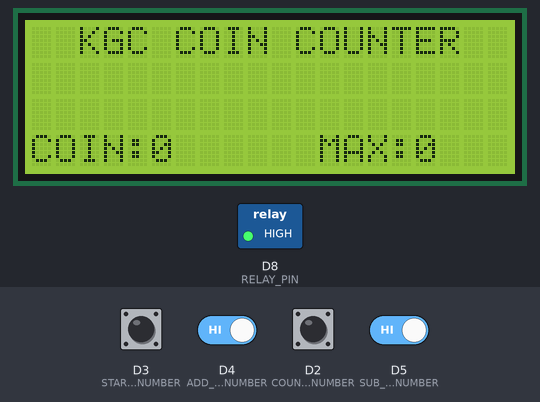
A sketch run on a simulated ESP8266 (NodeMCU). On the bench: 20×4 character LCD, switched loads named in the sketch (green lamp = pin HIGH). The inputs (shaded band) are chosen by the test bench; at power-on: D2 (COUNTER_PIN_NUMBER), D3 (START_CLEAR_PIN_NUMBER), D4 (ADD_LIMIT_PIN_NUMBER), D5 (SUB_LIMIT_PIN_NUMBER) HIGH. What the sketch prints to the serial monitor is not drawn.

Above: at 1.2 s.
1.3 s: D3 (START_CLEAR_PIN_NUMBER) pulled LOW for 0.15 s
At 2.4 s:
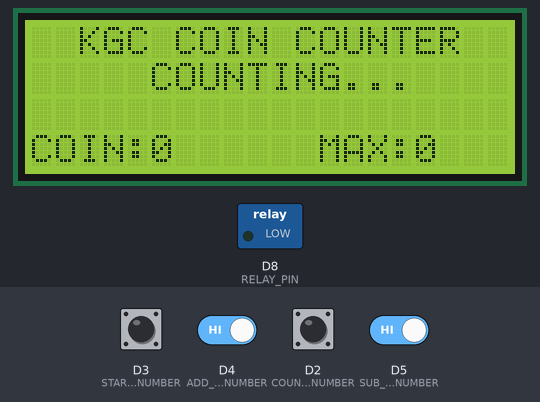
4.4 s: D5 (SUB_LIMIT_PIN_NUMBER) driven LOW
At 5.6 s:
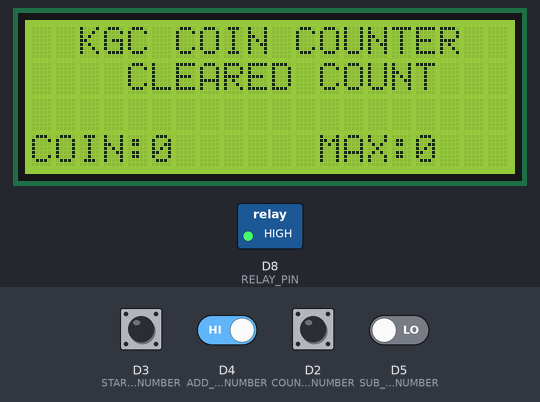
5.9 s: D4 (ADD_LIMIT_PIN_NUMBER) driven LOW
7.4 s: D2 (COUNTER_PIN_NUMBER) pulled LOW for 0.15 s
At 8.0 s:
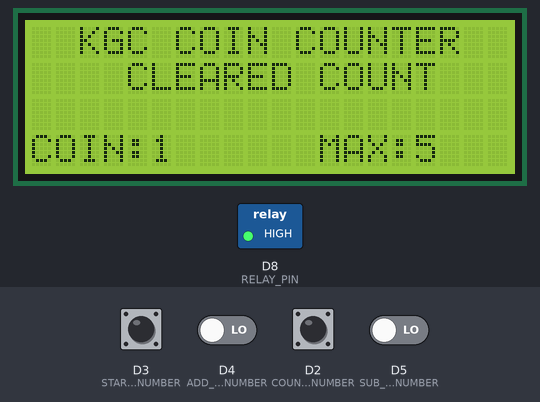
9.0 s: D3 (START_CLEAR_PIN_NUMBER) pulled LOW for 1 s
At 12.8 s:
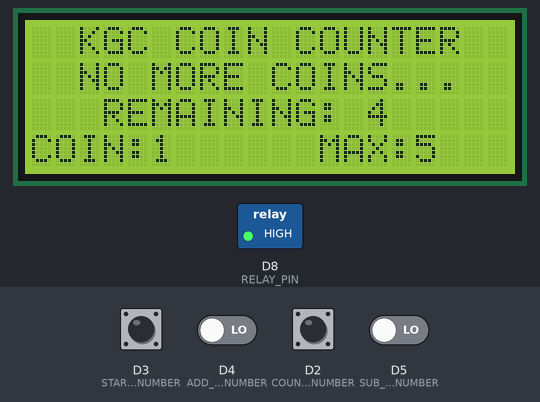
13.0 s: D2 (COUNTER_PIN_NUMBER) pulled LOW for 1 s
Timing chart, 0 to 16.0 s (numbered marks = the images above; inputs shaded):
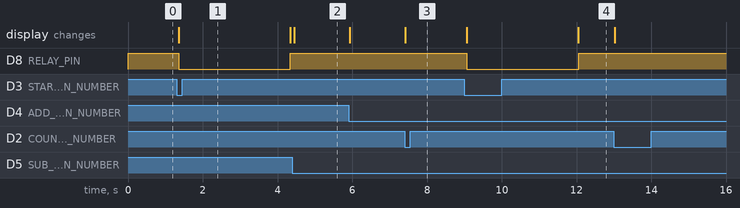

Measured:
- after the input at 1.3 s, D8 (RELAY_PIN): HIGH → LOW after 0.06 s, → HIGH 3.0 s later; the display: changes after 0.06 s (image 1)
- after the input at 4.4 s, the display: changes after 0.05 s (image 2)
- after the input at 7.4 s, the display: changes at once (image 3)
- after the input at 9.0 s, D8 (RELAY_PIN): HIGH → LOW after 0.06 s, → HIGH 3.0 s later; the display: first changes after 0.06 s (image 4 shows a later state)

The sketch:

Adruino_coin_counter.ino
```cpp
#include <LiquidCrystal_I2C.h>
#include <ezButton.h>

// Pin definitions for different boards
#if defined(ARDUINO_AVR_UNO)
const int COUNTER_PIN_NUMBER = 6;
const int START_CLEAR_PIN_NUMBER = 2;
const int ADD_LIMIT_PIN_NUMBER = 3;
const int SUB_LIMIT_PIN_NUMBER = 4;
const int RELAY_PIN = 5;

#elif defined(ARDUINO_ESP8266_NODEMCU)
const int COUNTER_PIN_NUMBER = D2;
const int START_CLEAR_PIN_NUMBER = D3;
const int ADD_LIMIT_PIN_NUMBER = D4;
const int SUB_LIMIT_PIN_NUMBER = D5;
const int RELAY_PIN = D8;

#elif defined(ARDUINO_ESP32_DEV)
const int COUNTER_PIN_NUMBER = 13;
const int START_CLEAR_PIN_NUMBER = 14;
const int ADD_LIMIT_PIN_NUMBER = 15;
const int SUB_LIMIT_PIN_NUMBER = 16;
const int RELAY_PIN = 17;
#endif

// Constants
const int LAST_COIN_TIME = 3000;
const int COUNTER_DEBOUNCE_TIME = 10;
const int BUTTON_DEBOUNCE_TIME = 25;

// LCD setup
LiquidCrystal_I2C lcd(0x27, 20, 4);

// Buttons setup
ezButton COUNTER_PIN(COUNTER_PIN_NUMBER);
ezButton START_CLEAR_BTN(START_CLEAR_PIN_NUMBER);
ezButton ADD_LIMIT_PIN(ADD_LIMIT_PIN_NUMBER);
ezButton SUB_LIMIT_PIN(SUB_LIMIT_PIN_NUMBER);

// Variables
int limit = 0;
int current_count = 0;
bool is_counting = false;
bool is_adding = false;
unsigned long last_coin = 0;
unsigned long current_time = 0;

// Function to setup LCD
void setupLCD() {
  lcd.init();
  lcd.backlight();
  lcd.setCursor(2, 0);
  lcd.print("KGC COIN COUNTER");
  updateLCD();
  updateLimitDisplay();
}

// Function to update LCD with current count
void updateLCD() {
  lcd.setCursor(0, 3);
  lcd.print("COIN:");
  lcd.print(current_count);
  lcd.print(" ");
}

// Function to update LCD with limit
void updateLimitDisplay() {
  lcd.setCursor(12, 3);
  lcd.print("MAX:");
  lcd.print(limit);
  lcd.print("  ");
}

// Setup function
void setup() {
  Serial.begin(9600);
  Serial.println("Starting");

  pinMode(RELAY_PIN, OUTPUT);
  digitalWrite(RELAY_PIN, HIGH);

  // Set debounce times for buttons
  COUNTER_PIN.setDebounceTime(COUNTER_DEBOUNCE_TIME);
  START_CLEAR_BTN.setDebounceTime(BUTTON_DEBOUNCE_TIME);
  ADD_LIMIT_PIN.setDebounceTime(BUTTON_DEBOUNCE_TIME);
  SUB_LIMIT_PIN.setDebounceTime(BUTTON_DEBOUNCE_TIME);

  // Initialize LCD
  setupLCD();
}

// Function to check coin count
void checkCoinCount() {
  current_time = millis();
  if (is_counting && (current_time - last_coin >= LAST_COIN_TIME)) {
    Serial.println("No more Coins!");

    lcd.setCursor(2, 1);
    if (current_count == 0) {
      lcd.print("   NO COINS...    ");
    } else {
      lcd.print("NO MORE COINS...");
      if (limit != 0) {
        lcd.setCursor(3, 2);
        lcd.print("REMAINING: ");
        lcd.print(limit - current_count);
      }
    }
    is_counting = false;
  }

  // Check if coin button is pressed
  if (COUNTER_PIN.isPressed()) {
    current_count++;
    updateLCD();
    if (limit == 0 || current_count <= (limit - 1)) {
      last_coin = current_time;
    } else {
      Serial.println(current_count);
      lcd.setCursor(3, 1);
      lcd.print("DONE COUNTING");
      is_counting = false;
      current_count = 0;
    }
    Serial.println(current_count);
  }
}

// Function to update relay state based on counting state
void updateCountState() {
  digitalWrite(RELAY_PIN, is_counting ? LOW : HIGH);
}

// Function to adjust count limit
void adjustLimit() {
  // Increment Count Limit
  if (ADD_LIMIT_PIN.isPressed() && limit < 5000) {
    int step = (limit >= 100) ? 100 : ((limit >= 50) ? 10 : 5);
    limit += step;
    Serial.print("Set limit: ");
    Serial.println(limit);
    updateLimitDisplay();
  }

  // Decreament Count Limit
  if (SUB_LIMIT_PIN.isPressed()) {
    if (limit >= 5) {
      int step = (limit > 100) ? 100 : ((limit > 50) ? 10 : 5);
      limit -= step;
      Serial.print("Set limit: ");
      Serial.println(limit);
      updateLimitDisplay();
    }

    // Clear Count
    if (limit == 0) {
      current_count = 0;
      updateLCD();
      lcd.setCursor(1, 1);
      lcd.print("   CLEARED COUNT   ");
      lcd.setCursor(0, 2);
      lcd.print("                ");
    }
  }
}

// Function to handle start/clear button
void handleStartClear() {

  if (START_CLEAR_BTN.isPressed()) {
    lcd.setCursor(2, 2);
    lcd.print("                ");

    if (current_count > limit && limit != 0) {
      updateLCD();
      lcd.setCursor(2, 1);
      lcd.print("MAX IS TOO LOW.. ");
      return;
    }

    if (current_count == limit && current_count != 0) {
      updateLCD();
      lcd.setCursor(2, 1);
      lcd.print("  COUNT DONE..");
      return;
    }


    if (!is_counting) {
      is_counting = true;
      last_coin = current_time;
      Serial.println("Start counting");
      lcd.setCursor(2, 1);
      lcd.print("   COUNTING...  ");
    } else {
      is_counting = false;
      lcd.setCursor(2, 1);
      lcd.print("COUNTING STOPPED");
    }
  }
}

// Main loop
void loop() {
  COUNTER_PIN.loop();
  START_CLEAR_BTN.loop();
  ADD_LIMIT_PIN.loop();
  SUB_LIMIT_PIN.loop();

  updateCountState();
  checkCoinCount();
  adjustLimit();
  handleStartClear();
}
```
